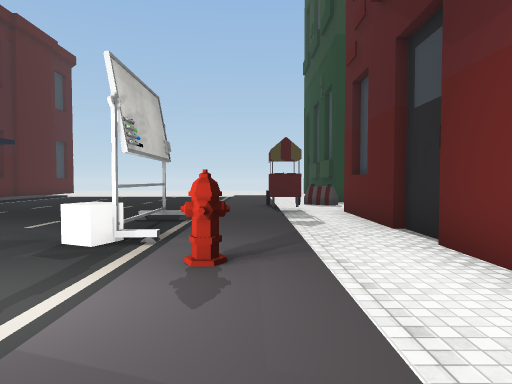
view 1 (above)

24 first-person views from a walk through a 3-D level made in the Unity game engine. The camera is 1.4 m above the floor, tilts 2° down and sees 75° across. The floor is counted in squares, 2 m on a side. Each view is taken from the middle of a square. On the plan, view 1 faces up. The plan holds only what a view shows up to about 10 squares ahead; the rest is blank. The place goes on beyond the plan. Some surface patterns are stand-ins.

view 2
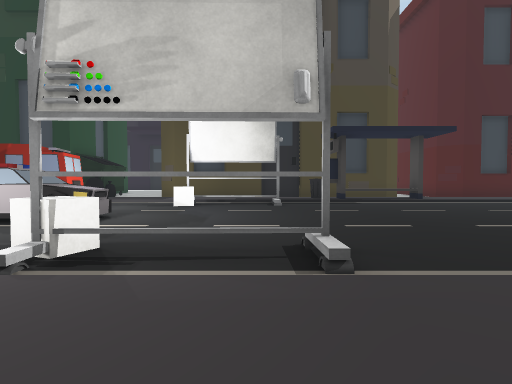

view 3
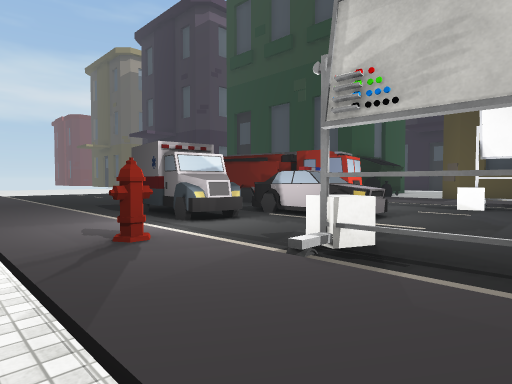

view 4
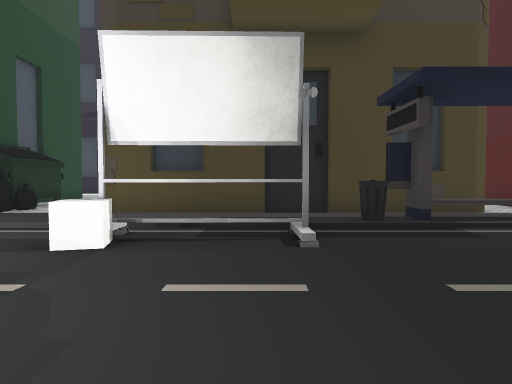

view 5
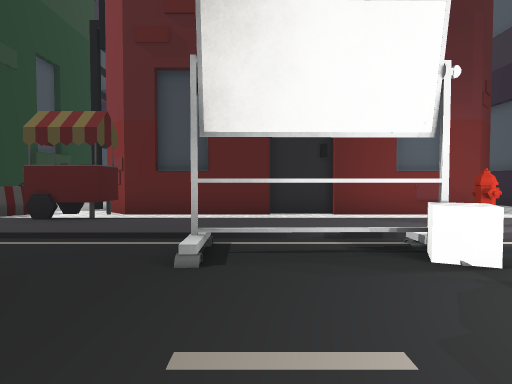

view 6
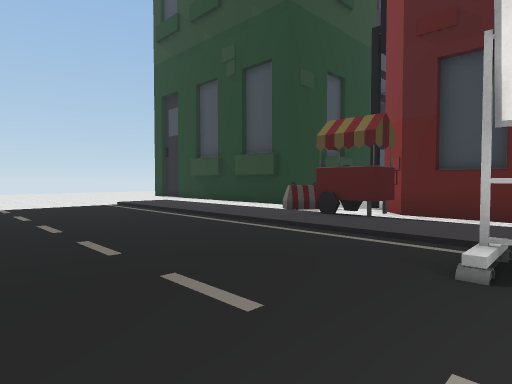

view 7
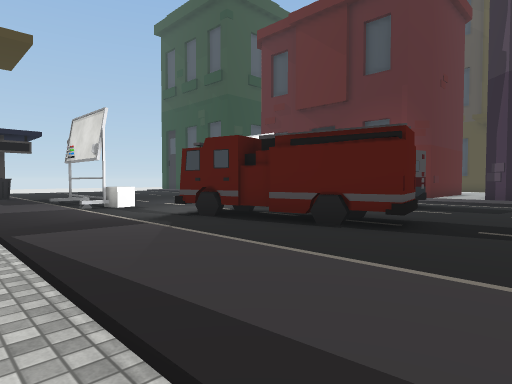

view 8
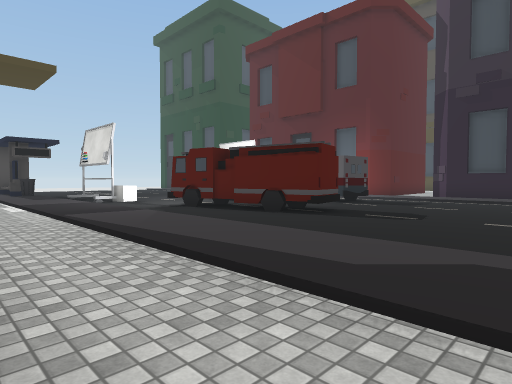

view 9
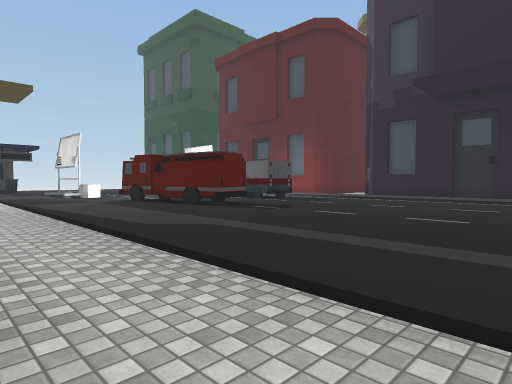

view 10
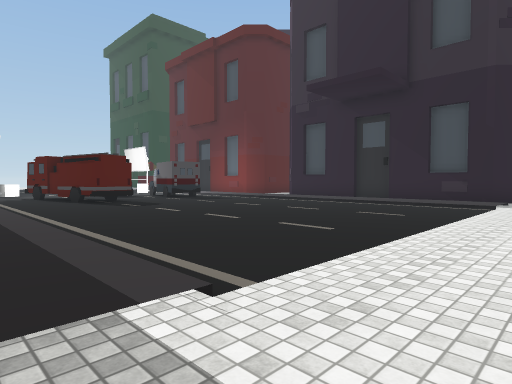

view 11
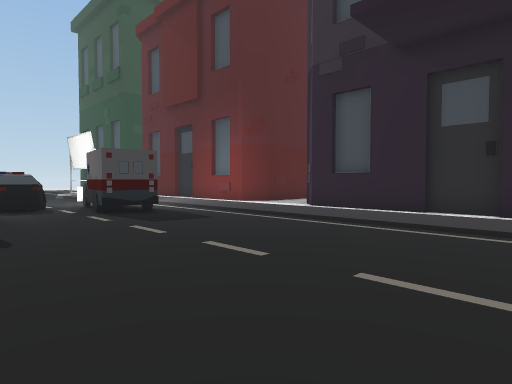

view 12
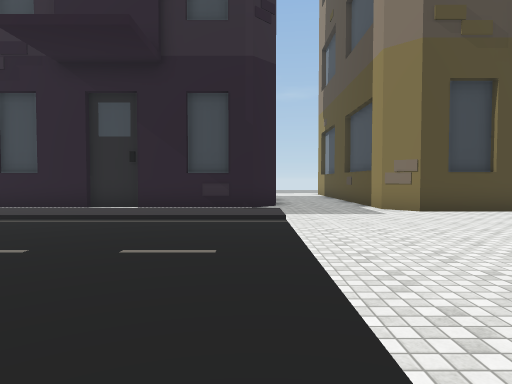

view 13
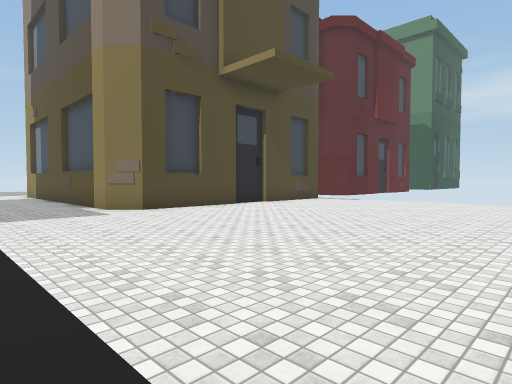

view 14
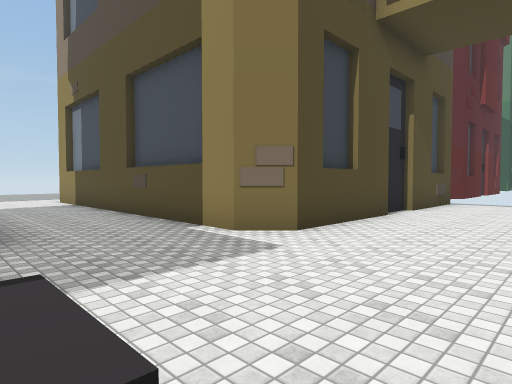

view 15
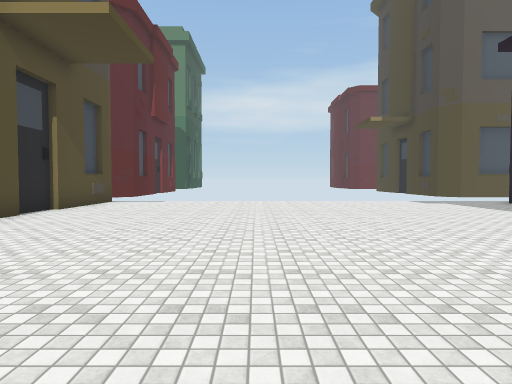

view 16
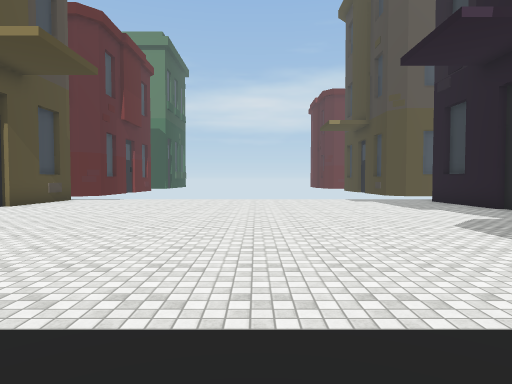

view 17
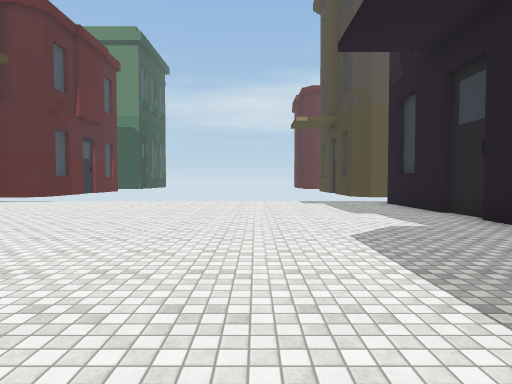

view 18
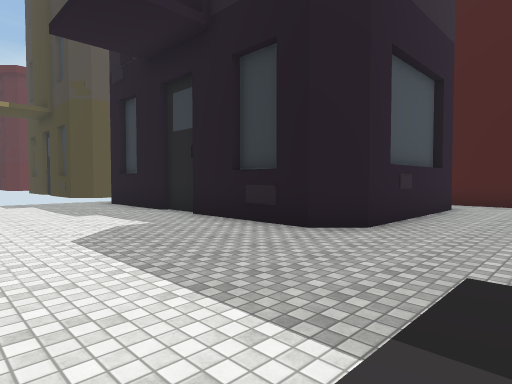

view 19
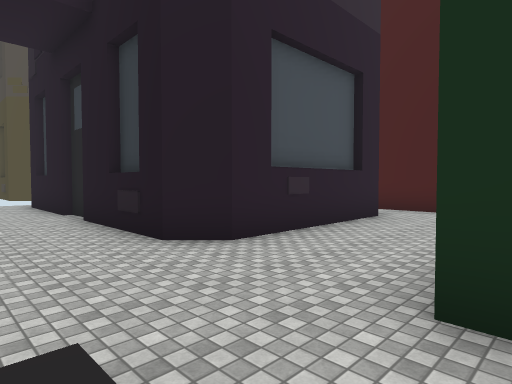

view 20
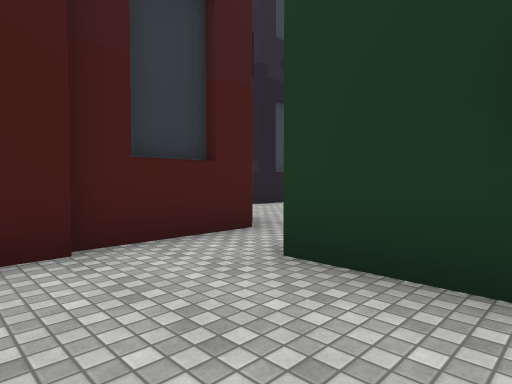

view 21
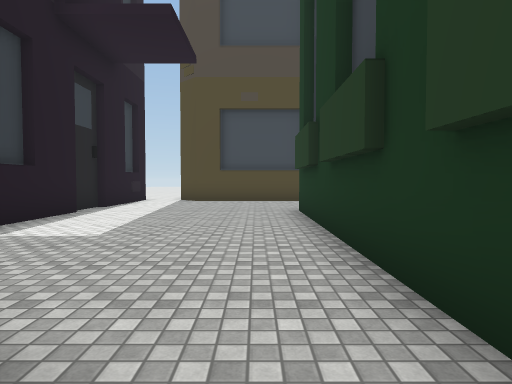

view 22
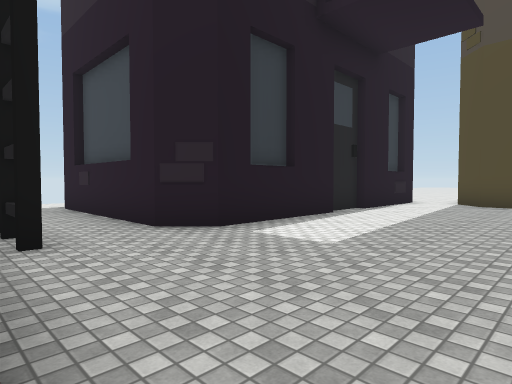

view 23
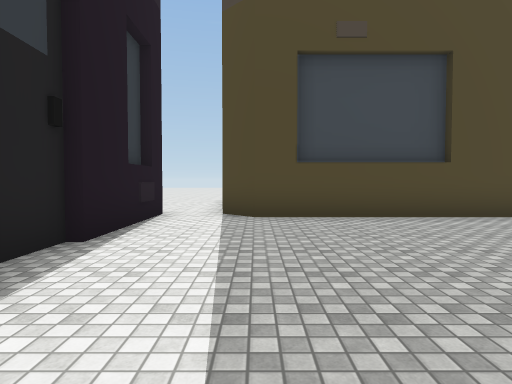

view 24
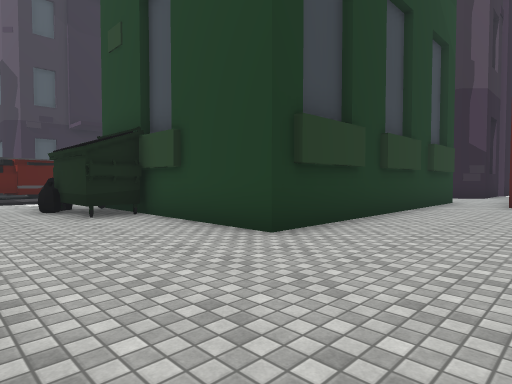

### Floor plan
Key: @ floor where view 1 was taken; # wall or solid block; . main floor; : floor 0.25 m higher than the main floor; / step, stairs or slope; B building; C cube; H hydrant; T truck; I bin; A barrier; O other object.
Columns run from 29 left of view 1 to 9 right of it. Each row starts with its distance up from view 1.
 13                     /.   .../: .B##
 12                  .  /..  .../: .
 11                  # :O......./:.AA.
 10                    :O......./:...B
  9                    :O......./:O.#
  8                  # :I......./:..
  7                  # :/......./:..
  6                  # :/O.....O/:..#
  5       ..           :/O.....O/:..#
  4       .B          .:/CC....C/:..#
  3       #.#        #.:/...OO../H..
  2       B.......    .:/.T.OO../:..
  1       #............:/.TTOOOO/:..
  0       #........OOO.:/.TT..##/@
 -1       .........O ..:/.T#..#./:
 -2       #....#     ..:/..#..../:
 -3       #....B     ..:/......./:
 -4       #....#     ..:/......./:..
 -5 .######....B     ..:/......./:..#
 -6 ...........B     ..:/......./:..#
 -7     .......#     ..:/......./:..#
 -8          #.B     ..:/......./:
 -9          #.#     ..:/......./: B
-10          #.........:/......./:..#
-11          #............................
-12           .............................
-13           .######......................
-14                  .............##
-15                  .............B
-16                  .............#
-17                 #.............#
-18                 #..............
-19                  .............#
-20                  .............#
-21                  ...    ..   .#

Where each view was taken, in squares from view 1:
view 1: 0 up, 0 right, facing up
view 2: 6 up, 1 right, facing left
view 3: 6 up, 1 right, facing down-left
view 4: 6 up, 4 left, facing left
view 5: 6 up, 5 left, facing right
view 6: 6 up, 5 left, facing up-right
view 7: 4 down, 11 left, facing up-right
view 8: 6 down, 12 left, facing up-right
view 9: 9 down, 12 left, facing up-right
view 10: 12 down, 10 left, facing up-right
view 11: 8 down, 6 left, facing up-right
view 12: 10 down, 7 left, facing right
view 13: 10 down, 7 left, facing down-right
view 14: 10 down, 2 left, facing down-right
view 15: 10 down, 4 left, facing down
view 16: 9 down, 6 left, facing down
view 17: 10 down, 8 left, facing down
view 18: 10 down, 8 left, facing down-left
view 19: 9 down, 10 left, facing down-left
view 20: 12 down, 16 left, facing up-left
view 21: 9 down, 19 left, facing up
view 22: 8 down, 19 left, facing up-left
view 23: 4 down, 21 left, facing up
view 24: 2 up, 21 left, facing down-right
